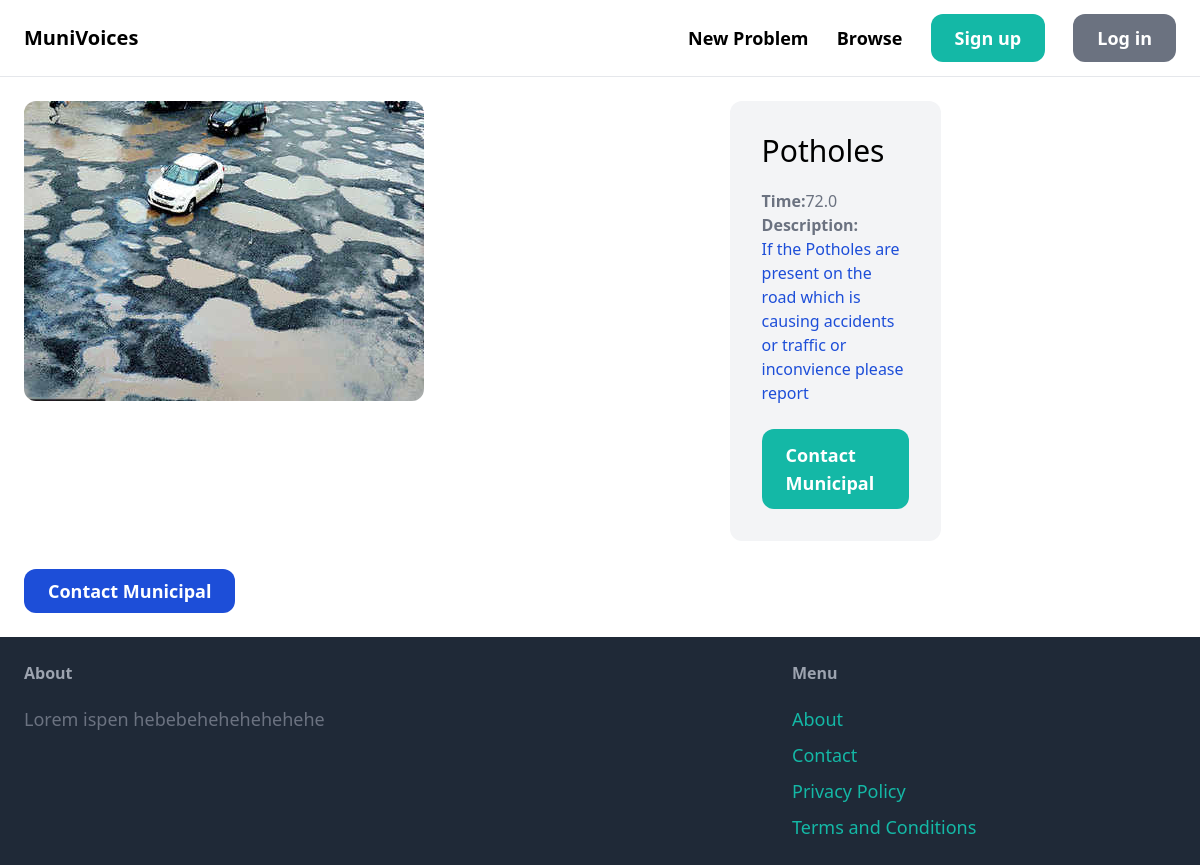
Screenshot of /samasya/2/ with the database file from the repository.
### samasya/models.py (models this page shows, shortened)
class Samasya(models.Model):
    category=models.ForeignKey(Category, related_name='samasyas',on_delete=models.CASCADE)
    name= models.CharField(max_length=255)
    description=models.TextField(blank=True, null=True)
    time=models.FloatField()
    image=models.ImageField(upload_to='samaya_images',blank=True,null=True) # for images i installed pillows
    is_solved=models.BooleanField(default=False)
    submitted_by=models.ForeignKey(User, related_name='samasyas', on_delete=models.CASCADE)
    submitted_at=models.DateTimeField(auto_now_add=True)
    class Meta:
        ordering=('name',) #this is like order by , by alpabhet arrange kiya
        verbose_name_plural='Samasya'

### samasya/views.py (the view)
# urls.py: path('<int:pk>/', views.detail, name='detail'),
def detail(request,pk):
    samasya = get_object_or_404(Samasya,pk=pk)
    return render(request, 'samasya/detail.html',{
        'samasya': samasya
    })

### samasya/templates/samasya/detail.html (shortened to what this page needs)
{% extends "core/base.html" %}
{%block content%}
<div class="grid grid-cols-5 gap-6">
    <div class='col-span-3'>
        <img src="{{samasya.image.url}}" class="rounded-xl">
    </div>
    <div class="col-span-1 p-8 bg-gray-100 rounded-xl">
        <h1 class="mb-5 text-3xl">{{samasya.name}}</h1>
        <p class="text-gray-500"><strong>Time:</strong>{{samasya.time}}</p>
        <p class="text-blue-700">
            <strong class="text-gray-500">Description:</strong><br>
            {{samasya.description}}</p>
            {% if request.user == samasya.submitted_by %}
            <div class="mt-6 p-6 bg-white rounded-xl">
                <p>This is your samasya!</p>
                <a href="{% url 'samasya:edit' samasya.id %}" class="inline-block mt-6 px-6 py-3 text-lg font-semibold bg-green-500 text-white rounded-xl">Edit</a>
                <a href="{% url 'samasya:delete' samasya.id %}" class="inline-block mt-6 px-6 py-3 text-lg font-semibold bg-red-500 text-white rounded-xl">Delete</a>
            </div>
        {% else %}
            <a href="{%url 'conversation:new' samasya.id %}" class="inline-block mt-6 px-6 py-3 text-lg font-semibold bg-teal-500 text-white rounded-xl hover:bg-teal-700">Contact Municipal</a>
        {% endif %}
    </div>
</div>
    <a href="#" class="inline-block  mt-7 px-6 py-2 text-lg font-semibold bg-blue-700 text-white rounded-xl hover:bg-blue-900">Contact Municipal</a>
        </div>
{% endblock %}

### rows the page displays
Samasya: image (picture), name "Potholes", time "72.0", description "If the Potholes are present on the road which is causing accidents or traffic or inconvience please report"
